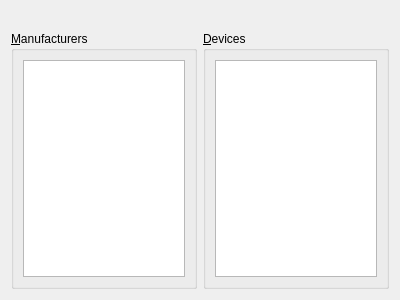
<?xml version="1.0" encoding="UTF-8"?>
<ui version="4.0">
 <class>WizardPage</class>
 <widget class="QWizardPage" name="WizardPage">
  <property name="geometry">
   <rect>
    <x>0</x>
    <y>0</y>
    <width>400</width>
    <height>300</height>
   </rect>
  </property>
  <property name="windowTitle">
   <string>Welcome to calibre</string>
  </property>
  <property name="windowIcon">
   <iconset resource="../../../../resources/images.qrc">
    <normaloff>:/images/wizard.png</normaloff>:/images/wizard.png</iconset>
  </property>
  <property name="title">
   <string>Welcome to calibre</string>
  </property>
  <property name="subTitle">
   <string>The one stop solution to all your e-book needs.</string>
  </property>
  <layout class="QGridLayout" name="gridLayout">
   <item row="0" column="0" colspan="2">
    <widget class="QLabel" name="label">
     <property name="text">
      <string/>
     </property>
     <property name="wordWrap">
      <bool>true</bool>
     </property>
    </widget>
   </item>
   <item row="1" column="0">
    <widget class="QGroupBox" name="groupBox">
     <property name="title">
      <string>&amp;Manufacturers</string>
     </property>
     <layout class="QVBoxLayout" name="verticalLayout">
      <item>
       <widget class="QListView" name="manufacturer_view">
        <property name="selectionBehavior">
         <enum>QAbstractItemView::SelectRows</enum>
        </property>
       </widget>
      </item>
     </layout>
    </widget>
   </item>
   <item row="1" column="1">
    <widget class="QGroupBox" name="groupBox_2">
     <property name="title">
      <string>&amp;Devices</string>
     </property>
     <layout class="QVBoxLayout" name="verticalLayout_2">
      <item>
       <widget class="QListView" name="device_view">
        <property name="selectionBehavior">
         <enum>QAbstractItemView::SelectRows</enum>
        </property>
       </widget>
      </item>
     </layout>
    </widget>
   </item>
  </layout>
 </widget>
 <resources>
  <include location="../../../../resources/images.qrc"/>
 </resources>
 <connections/>
</ui>
